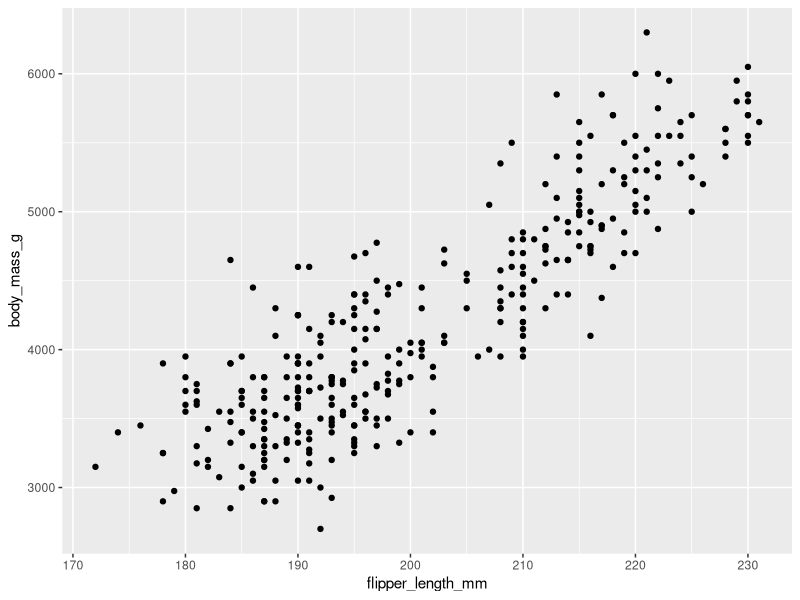
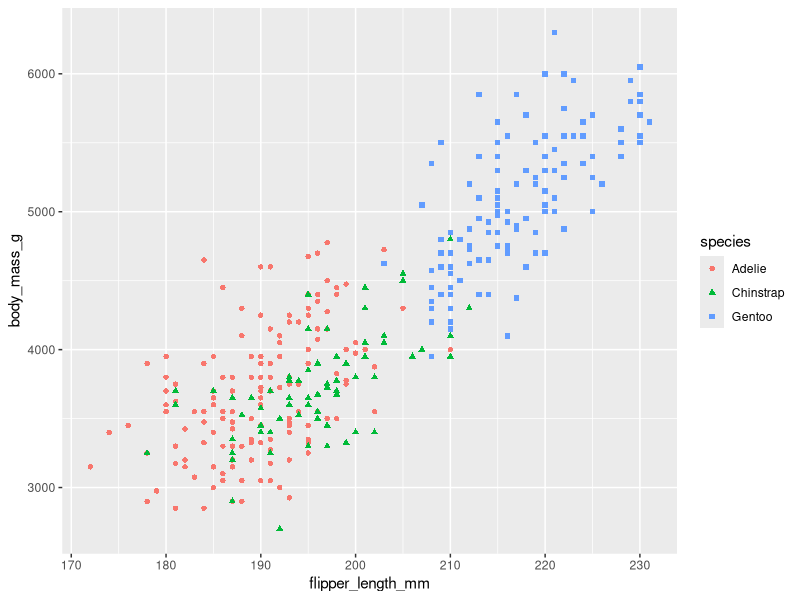

Source code (R) for these figures, in order:
## ---- chunk 1
#| label: load-packages
#| include: true
#| warning: false

library(tidyverse)
library(palmerpenguins)

## ---- chunk 2
penguins

## ---- chunk 3
head(penguins)
## ---- chunk 4
glimpse(penguins)
## ---- chunk 5
count(penguins, species)
## ---- chunk 6

## ---- chunk 7
table(penguins$species, penguins$island)
## ---- chunk 8
mean( penguins$flipper_length_mm, na.rm = TRUE )

## ---- chunk 9
ggplot(data = penguins, 
       mapping = aes(x = flipper_length_mm, y = body_mass_g)) +
geom_point()

## ---- chunk 10
ggplot(
  data = penguins,
  mapping = aes(x = flipper_length_mm, y = body_mass_g)) +
geom_point(mapping = aes(color = species, shape = species))
